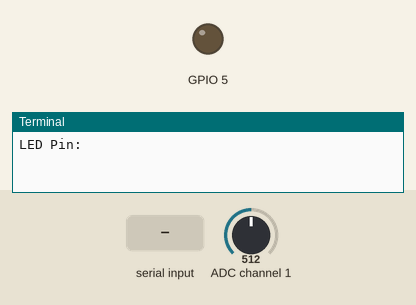
Bench run of a program on a simulated Raspberry Pi (BCM pin numbers). Shown: output pins drawn as LEDs (lit = HIGH), the last lines printed to the terminal. The test bench sets the inputs (shaded band); at power-on: ADC channel 1 = 512 (analog values on the 0–1023 scale).

Above: at 1.2 s.
1.3 s: "5" typed at the terminal, then Enter
2.8 s: "1" typed at the terminal, then Enter
At 4.1 s:
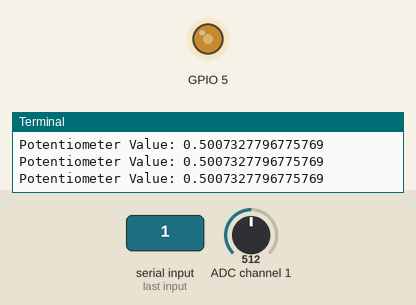
Timing chart, 0 to 5.8 s (numbered marks = the images above; inputs shaded):
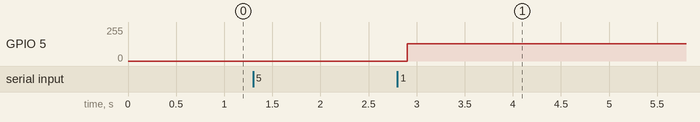

The program:

dim_led_with_potentiometer.py
```python
"""
Script Name: dim_led_with_potentiometer.py

Description:
This script uses the gpiozero library to control the brightness of an LED using a potentiometer.
The potentiometer is connected to the MCP3008 ADC chip, which converts the analog signal to
a digital value. The LED's brightness is adjusted via PWM based on the potentiometer's value.

Features:
- Reads analog input from a specified MCP3008 channel.
- Adjusts the LED brightness using PWM based on the potentiometer's input.
- Prevents flickering by turning off the LED when the potentiometer value is near zero.
- Accepts user-defined GPIO pin for the LED and MCP3008 channel for flexibility.

User Input:
- LED Pin: GPIO pin number where the LED is connected.
- MCP3008 Channel: Channel number (0-7) where the potentiometer is connected.

Usage:
1. Connect the MCP3008 to the Raspberry Pi following the proper SPI pin configuration.
2. Wire the potentiometer to one of the MCP3008's channels.
3. Connect an LED to the specified GPIO pin on the Raspberry Pi.
4. Run the script and enter the required pin numbers when prompted.

Example:
python3 dim_led_with_potentiometer.py

Dependencies:
- gpiozero
- time

Circuit Requirements:
- MCP3008 ADC chip connected to the Raspberry Pi's SPI interface.
- Potentiometer connected to one of the MCP3008's analog input channels.
- LED with a current-limiting resistor connected to a GPIO pin on the Raspberry Pi.

"""

from gpiozero import PWMLED, MCP3008
from time import sleep

led_pin = int(input("LED Pin: "))
mcp3008_channel = int(input("MCP3008 Channel: "))

led = PWMLED(led_pin)
potentiometer = MCP3008(channel=mcp3008_channel)

while True:
    sleep(0.1)
    print(f"Potentiometer Value: {potentiometer.value}")
    if potentiometer.value < 0.001:
        led.value = 0
        continue
    led.value = potentiometer.value
```

Measured:
- after the input at 2.8 s, GPIO 5: 0/255 → 128/255 after 0.10 s
